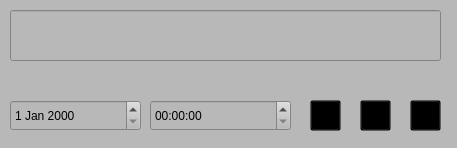
<?xml version="1.0" encoding="UTF-8"?>
<ui version="4.0">
 <class>Form</class>
 <widget class="QWidget" name="Form">
  <property name="geometry">
   <rect>
    <x>0</x>
    <y>0</y>
    <width>457</width>
    <height>148</height>
   </rect>
  </property>
  <property name="windowTitle">
   <string>Form</string>
  </property>
  <property name="windowIcon">
   <iconset>
    <normaloff>../images/icon_plus.png</normaloff>../images/icon_plus.png</iconset>
  </property>
  <property name="styleSheet">
   <string notr="true">background-color:rgb(184, 184, 184)</string>
  </property>
  <widget class="QLineEdit" name="task">
   <property name="geometry">
    <rect>
     <x>10</x>
     <y>10</y>
     <width>431</width>
     <height>51</height>
    </rect>
   </property>
   <property name="styleSheet">
    <string notr="true">background-color:transparent;
border: 2px solid rgb(31, 31, 31) ;
border-radius:20px;
color:rgb(31, 31, 31);
font: 12pt \&quot;Open Sans\&quot;;
padding:5px;</string>
   </property>
  </widget>
  <widget class="QPushButton" name="done">
   <property name="geometry">
    <rect>
     <x>360</x>
     <y>100</y>
     <width>31</width>
     <height>31</height>
    </rect>
   </property>
   <property name="toolTip">
    <string>Done</string>
   </property>
   <property name="styleSheet">
    <string notr="true">QPushButton {
	background-color:transparent;
}
QPushButton:hover{
	border:2px solid rgb(31, 31, 31);	
	border-radius:12px;
}</string>
   </property>
   <property name="text">
    <string/>
   </property>
   <property name="icon">
    <iconset>
     <normaloff>../images/tick.png</normaloff>../images/tick.png</iconset>
   </property>
   <property name="iconSize">
    <size>
     <width>25</width>
     <height>25</height>
    </size>
   </property>
  </widget>
  <widget class="QTimeEdit" name="time">
   <property name="geometry">
    <rect>
     <x>150</x>
     <y>100</y>
     <width>141</width>
     <height>31</height>
    </rect>
   </property>
   <property name="styleSheet">
    <string notr="true">background-color:transparent;
border: 2px solid rgb(31, 31, 31) ;
border-radius:10px;
font: 12pt \&quot;Open Sans\&quot;;
padding:5px;</string>
   </property>
  </widget>
  <widget class="QDateEdit" name="date">
   <property name="geometry">
    <rect>
     <x>10</x>
     <y>100</y>
     <width>131</width>
     <height>31</height>
    </rect>
   </property>
   <property name="styleSheet">
    <string notr="true">background-color:transparent;
border: 2px solid rgb(31, 31, 31) ;
border-radius:10px;
font: 12pt \&quot;Open Sans\&quot;;
padding:5px;</string>
   </property>
  </widget>
  <widget class="QPushButton" name="delete_2">
   <property name="geometry">
    <rect>
     <x>310</x>
     <y>100</y>
     <width>31</width>
     <height>31</height>
    </rect>
   </property>
   <property name="toolTip">
    <string>Delete</string>
   </property>
   <property name="styleSheet">
    <string notr="true">QPushButton {
	background-color:transparent;
}
QPushButton:hover{
	border:2px solid rgb(31, 31, 31);	
	border-radius:12px;
}</string>
   </property>
   <property name="text">
    <string/>
   </property>
   <property name="icon">
    <iconset>
     <normaloff>../images/deleteed.png</normaloff>../images/deleteed.png</iconset>
   </property>
   <property name="iconSize">
    <size>
     <width>25</width>
     <height>25</height>
    </size>
   </property>
  </widget>
  <widget class="QPushButton" name="save">
   <property name="geometry">
    <rect>
     <x>410</x>
     <y>100</y>
     <width>31</width>
     <height>31</height>
    </rect>
   </property>
   <property name="toolTip">
    <string>Update</string>
   </property>
   <property name="styleSheet">
    <string notr="true">QPushButton {
	background-color:transparent;
}
QPushButton:hover{
	border:2px solid rgb(31, 31, 31);	
	border-radius:12px;
}</string>
   </property>
   <property name="text">
    <string/>
   </property>
   <property name="icon">
    <iconset>
     <normaloff>../images/save.png</normaloff>../images/save.png</iconset>
   </property>
   <property name="iconSize">
    <size>
     <width>25</width>
     <height>25</height>
    </size>
   </property>
  </widget>
 </widget>
 <resources/>
 <connections/>
</ui>
